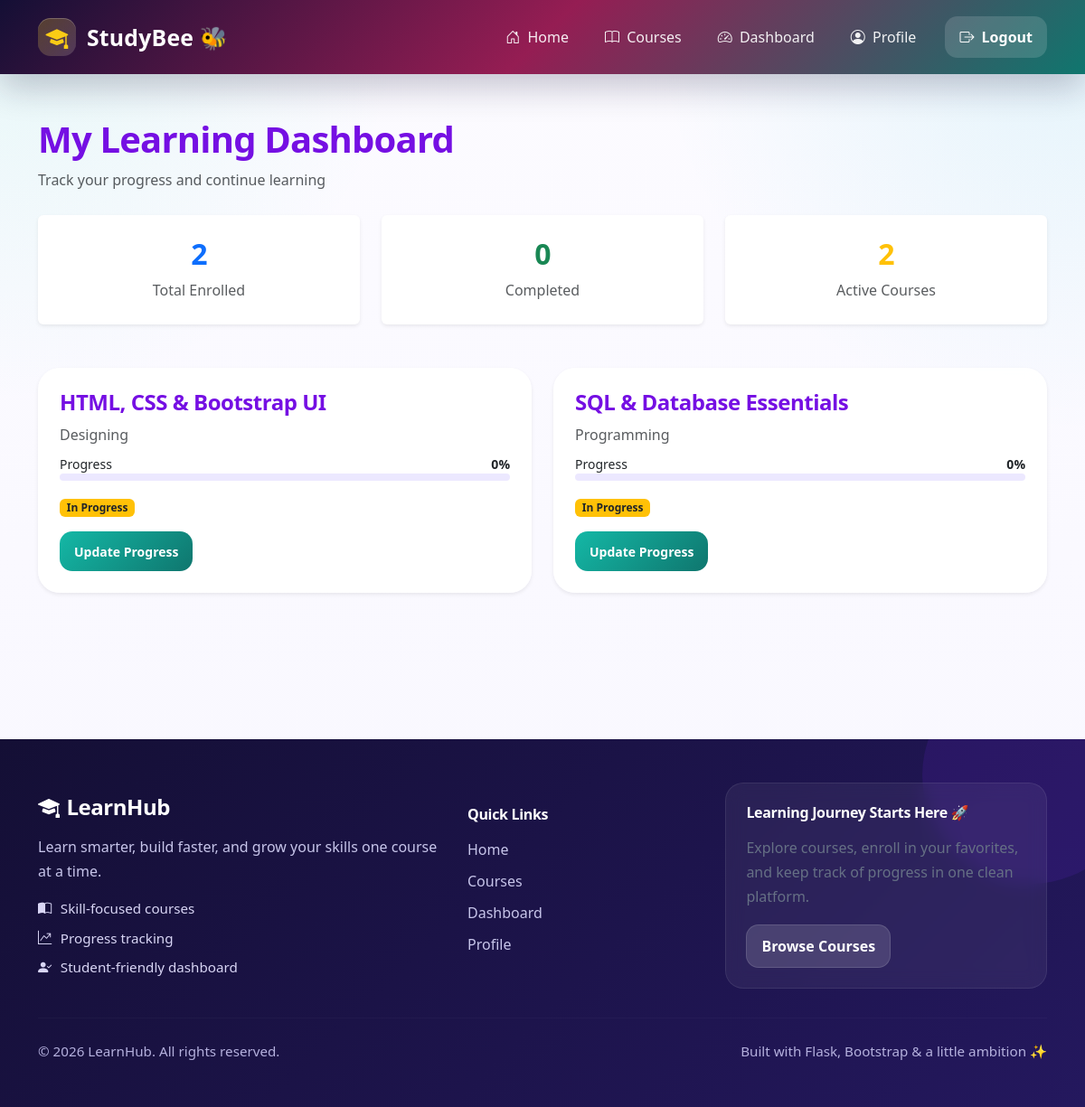
Page /dashboard/ (signed in) on the committed database.
### tables this page shows
CREATE TABLE enrollments(
    enrollment_id INTEGER PRIMARY KEY AUTOINCREMENT,
    user_id INTEGER,
    course_id INTEGER,
    progress_percentage INTEGER DEFAULT 0,
    status TEXT DEFAULT 'In Progress',
    enrollment_date TIMESTAMP DEFAULT CURRENT_TIMESTAMP,
    FOREIGN KEY(user_id) REFERENCES users(user_id),
    FOREIGN KEY(course_id) REFERENCES courses(course_id)
);

CREATE TABLE courses(
    course_id INTEGER PRIMARY KEY AUTOINCREMENT,
    course_name TEXT NOT NULL,
    category TEXT NOT NULL,
    duration TEXT NOT NULL,
    description TEXT NOT NULL,
    image TEXT
);

### app/dashboard/routes.py (the view)
@dashboard_bp.route("/")
def dashboard():
    if "user_id" not in session:
        return redirect(url_for("auth.login"))
    conn = get_db()
    enrolled_courses = conn.execute(
        """
        SELECT
            c.course_id,
            c.course_name,
            c.category,
            c.duration,
            e.progress_percentage
        FROM enrollments e
        JOIN courses c ON e.course_id = c.course_id
        WHERE e.user_id = ?
        """,
        (session["user_id"],)
    ).fetchall()
    total_courses = len(enrolled_courses)
    completed_courses = 0
    course_list = []
    for course in enrolled_courses:
        course_dict = dict(course)
        if course_dict["progress_percentage"] >= 100:
            completed_courses += 1
        course_list.append({
            "course_id": course_dict["course_id"],
            "course_name": course_dict["course_name"],
            "category": course_dict["category"],
            "duration": course_dict["duration"],
            "progress": course_dict["progress_percentage"]
        })
    conn.close()
    return render_template(
        "dashboard/dashboard.html",
        enrolled_courses=course_list,
        total_courses=total_courses,
        completed_courses=completed_courses
    )

### app/models/database.py (called while the page is built)
def get_db():
    conn = sqlite3.connect(current_app.config["DATABASE"])
    conn.row_factory = sqlite3.Row
    return conn

### app/templates/dashboard/dashboard.html (shortened to what this page needs)
{% extends "base.html" %}
{% block content %}
<div class="container mt-5">
    <div class="mb-4">
        <h1 class="fw-bold">My Learning Dashboard</h1>
        <p class="text-muted">Track your progress and continue learning</p>
    </div>
    <div class="row mb-5 text-center">
        <div class="col-md-4">
            <div class="p-4 shadow-sm rounded bg-white">
                <h2 class="text-primary">{{ total_courses }}</h2>
                <p class="mb-0 text-muted">Total Enrolled</p>
            </div>
        </div>
        <div class="col-md-4">
            <div class="p-4 shadow-sm rounded bg-white">
                <h2 class="text-success">{{ completed_courses }}</h2>
                <p class="mb-0 text-muted">Completed</p>
            </div>
        </div>
        <div class="col-md-4">
            <div class="p-4 shadow-sm rounded bg-white">
                <h2 class="text-warning">{{ total_courses - completed_courses }}</h2>
                <p class="mb-0 text-muted">Active Courses</p>
            </div>
        </div>
    </div>
    <div class="row">
        {% for course in enrolled_courses %}
        <div class="col-md-6 mb-4">
            <div class="card border-0 shadow-sm h-100">
                <div class="card-body">
                    <h4 class="fw-bold">
                        {{ course.course_name }}
                    </h4>
                    <p class="text-muted mb-2">
                        {{ course.category }}
                    </p>
                    <div class="d-flex justify-content-between">
                        <small>Progress</small>
                        <small class="fw-bold">{{ course.progress }}%</small>
                    </div>
                    <div class="progress mb-3" style="height: 8px;">
                    </div>
                    {% if course.progress >= 100 %}
                        <span class="badge bg-success">Completed</span>
                    {% else %}
                        <span class="badge bg-warning text-dark">In Progress</span>
                    {% endif %}
                    <br>
                    <a href="{{ url_for('dashboard.update_progress', course_id=course.course_id) }}"
                       class="btn btn-success btn-sm mt-3">
                        Update Progress
                    </a>
                </div>
            </div>
        </div>
        {% endfor %}
    </div>
</div>
{% endblock %}

### app/static/css/style.css (style rules this page uses)
:root { --bg-main: #f8f7ff; --bg-soft: #f4f2ff; --bg-white: #ffffff; --text-main: #750fe3; --text-muted: #667085; --primary: #6d28d9; --primary-dark: #d10ec7; --secondary: #06b6d4; --accent: #9d36cf; --accent-orange: #81f19b; --nav-start: #140f35; --nav-mid: #951d53; --nav-end: #0f766e; --success: #14b8a6; --warning: #f97316; --danger: #e11d48; --card-bg: rgba(255, 255, 255, 0.88); --border-soft: rgba(109, 40, 217, 0.10); --shadow-soft: 0 10px 30px rgba(76, 29, 149, 0.10); --shadow-hover: 0 18px 45px rgb(161 12 149 / 0.16); --shadow-hero: 0 28px 70px rgba(30, 27, 75, 0.24); --radius-xl: 24px; --radius-lg: 18px; --radius-md: 14px; }
html { scroll-behavior: smooth; }
body { background: radial-gradient(circle at top left, rgb(40 217 185 / 0.1), transparent 26%), radial-gradient(circle at top right, rgba(6, 182, 212, 0.10), transparent 28%), linear-gradient(180deg, #fcfbff 0%, var(--bg-main) 100%); color: var(--text-main); font-family: 'Segoe UI', sans-serif; min-height: 100vh; }
h1, h2, h3, h4, h5, h6 { color: var(--text-main); font-weight: 800; letter-spacing: -0.02em; }
p { color: var(--text-muted); line-height: 1.7; }
a { text-decoration: none; }
.card, .dashboard-card, .profile-card { background: var(--card-bg); border: 1px solid var(--border-soft); border-radius: var(--radius-xl); transition: all 0.35s ease; box-shadow: var(--shadow-soft); backdrop-filter: blur(10px); }
.card-body { padding: 1.5rem; }
.btn { border-radius: 14px; font-weight: 700; padding: 0.7rem 1rem; transition: all 0.3s ease; }
.btn-success { background: linear-gradient(135deg, #14b8a6, #0f766e); border: none; color: #fff; }
.progress { height: 12px; border-radius: 999px; background: #ece8ff; overflow: hidden; }

### rows in the picture
enrollments: course_name "HTML, CSS & Bootstrap UI", category "Designing", progress "0"
enrollments: course_name "SQL & Database Essentials", category "Programming", progress "0"

### other values in the picture
{{ total_courses }} "2"
{{ completed_courses }} "0"
{{ total_courses - completed_courses }} "2"
